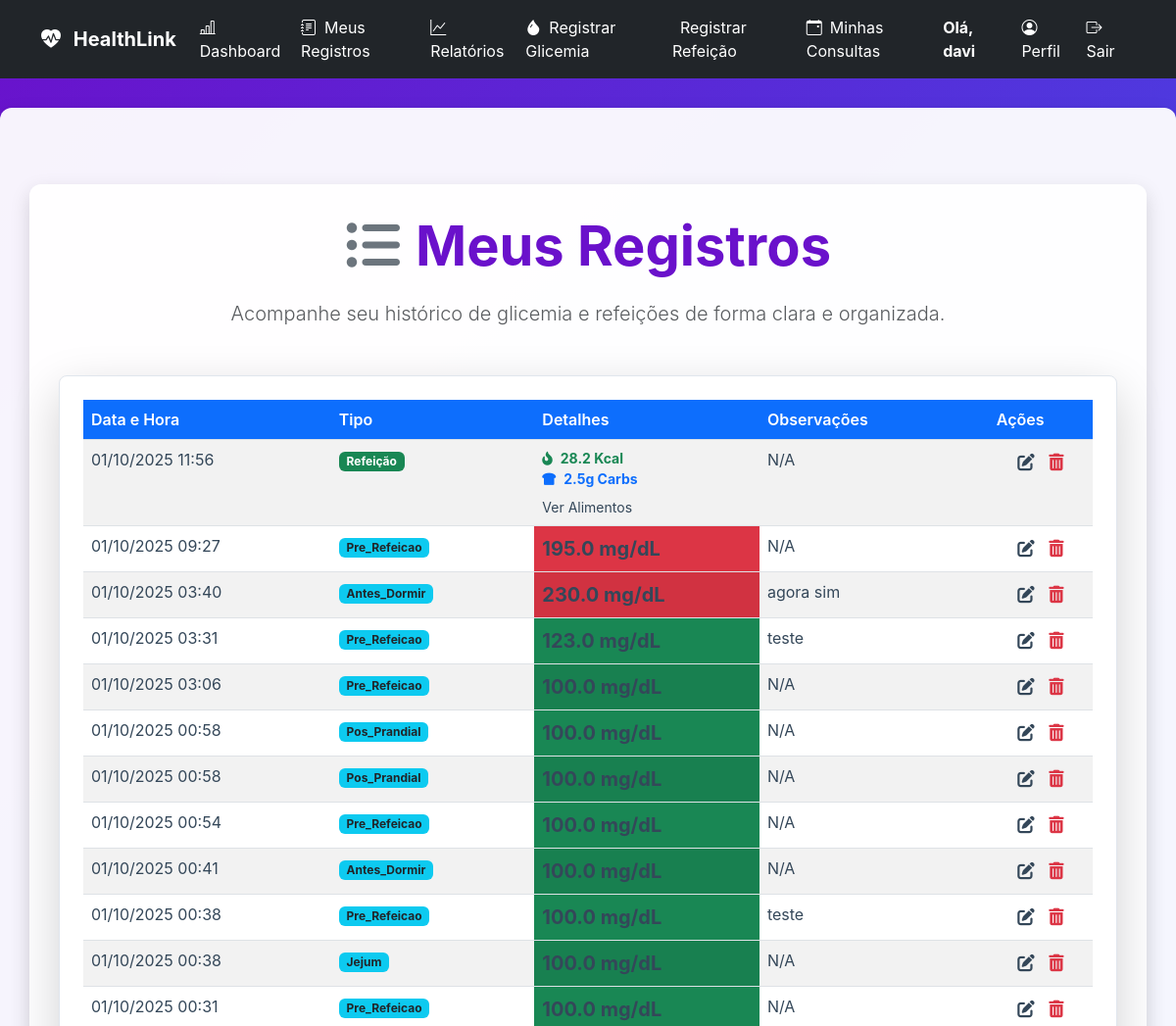
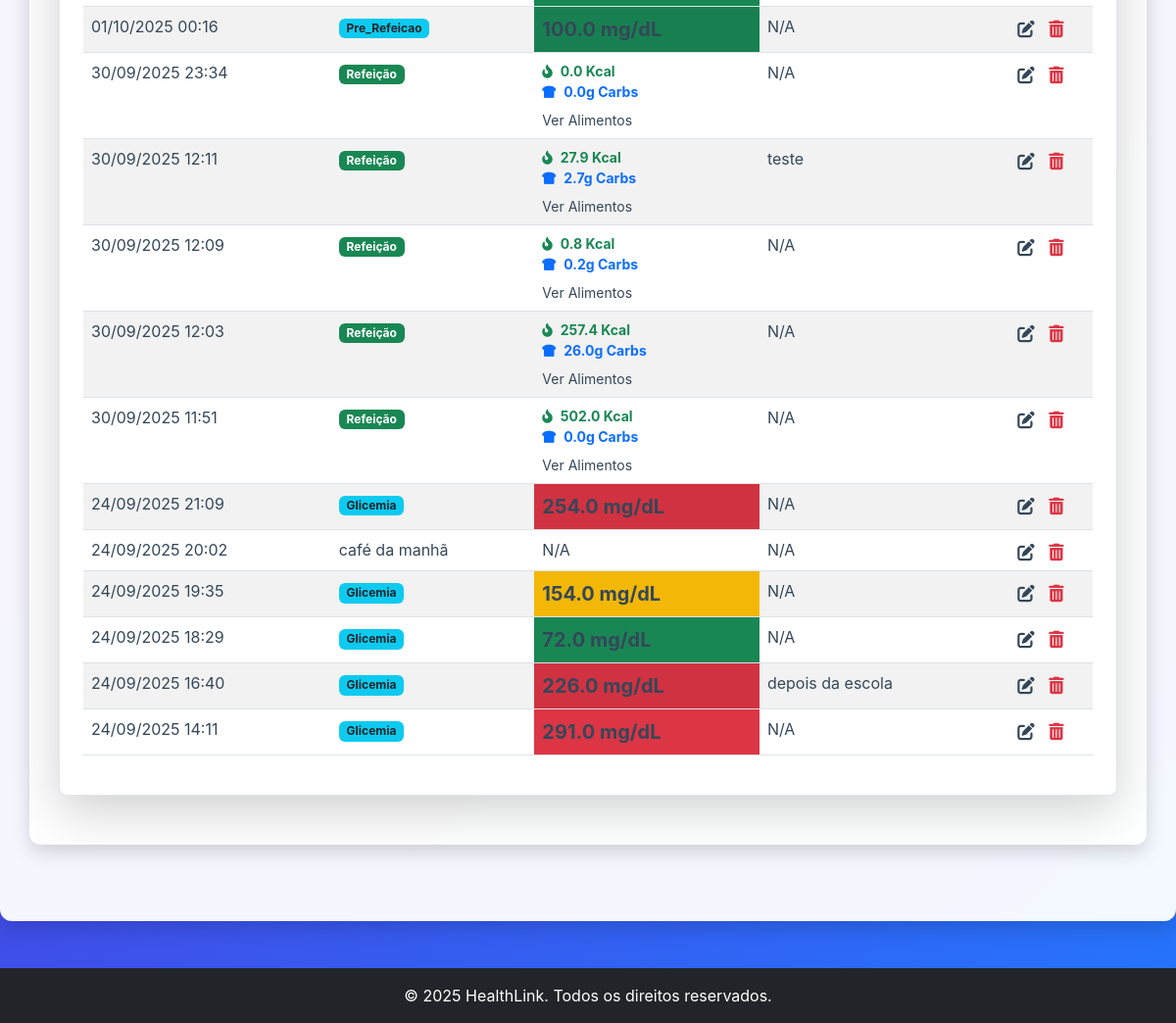
The page /registros (signed in) on the database its author committed (2 pictures, top to bottom).
### tables this page shows
CREATE TABLE users (
                    id INTEGER PRIMARY KEY,
                    username TEXT UNIQUE NOT NULL,
                    password_hash TEXT NOT NULL,
                    role TEXT NOT NULL DEFAULT 'paciente',
                    email TEXT,
                    nome TEXT,
                    razao_ic REAL,
                    fator_sensibilidade REAL,
                    data_nascimento TEXT,
                    sexo TEXT
                , nome_completo TEXT, telefone TEXT, medico_id INTEGER, meta_glicemia INTEGER, documento TEXT, crm TEXT, especialidade TEXT, cns TEXT);

CREATE TABLE registros (
                    id INTEGER PRIMARY KEY,
                    user_id INTEGER NOT NULL,
                    data_hora TEXT NOT NULL,
                    tipo TEXT NOT NULL,
                    valor REAL,
                    observacoes TEXT,
                    alimentos_json TEXT,
                    total_calorias REAL,
                    total_carbs REAL,
                    FOREIGN KEY (user_id) REFERENCES users (id)
                );

### app.py (the view)
@app.route('/registros')
@login_required
def registros():
    registros_brutos = db_manager.carregar_registros(current_user.id)
    registros_prontos = formatar_registros_para_exibicao(registros_brutos)
    return render_template(
        'registros.html',
        registros=registros_prontos,
        get_status_class=get_status_class
    )

### app.py (called while the page is built)
def get_status_class(valor_glicemia):
    try:
        valor = float(valor_glicemia)
    except (ValueError, TypeError):
        return 'bg-secondary'
    if valor < 70:
        return 'bg-danger'
    elif 70 <= valor <= 130:
        return 'bg-success'
    elif 130 < valor <= 180:
        return 'bg-warning'
    else:
        return 'bg-danger'

@app.context_processor
def inject_now():
    return {'now': datetime.now}

### database_manager.py (called while the page is built)
    def get_db_connection(self):
        conn = sqlite3.connect(self.db_path)
        conn.execute("PRAGMA foreign_keys = ON;")
        conn.row_factory = sqlite3.Row
        return conn

    def carregar_usuario_por_id(self, user_id):
        conn = self.get_db_connection()
        user_data = conn.execute(
            "SELECT id, username, role, email, nome_completo, razao_ic, fator_sensibilidade, data_nascimento, sexo, telefone, medico_id FROM users WHERE id = ?",
            (user_id,)
        ).fetchone()
        conn.close()
        return dict(user_data) if user_data else None

    def carregar_registros(self, user_id):
        sql = """
            SELECT
            id,
            data_hora,
            tipo,
            valor,
            observacoes,
            alimentos_json,  /* 🚨 CORRIGIDO */
            total_calorias,
            total_carbs      /* 🚨 NOME CORRETO PARA CARBOIDRATOS */
        FROM registros
        WHERE user_id = ?
        ORDER BY data_hora DESC
    """
        with self.get_db_connection() as conn:
            cursor = conn.cursor()
        try:
            cursor.execute(sql, (user_id,))
            registros = cursor.fetchall()
            return [dict(row) for row in registros]
        except sqlite3.OperationalError as e:
            print(f"Erro ao carregar registros: {e}")
            return []

### models.py (called while the page is built)
    @property
    def is_paciente(self):
        return self.role == 'paciente' or self.role == 'user'

### templates/registros.html (shortened to what this page needs)
{% extends 'base.html' %}
{% block content %}
<div class="container my-5">
    <div class="text-center mb-5">
        <h1 class="display-4 fw-bold">
            <i class="fas fa-list-ul me-3 text-secondary"></i>Meus Registros
        </h1>
        <p class="lead text-muted">Acompanhe seu histórico de glicemia e refeições de forma clara e organizada.</p>
    </div>
    <div class="card p-4 shadow-lg rounded-3">
        <div class="table-responsive">
            <table class="table table-striped table-hover records-table">
                <thead>
                    <tr>
                        <th scope="col" class="text-white bg-primary rounded-top-start">Data e Hora</th>
                        <th scope="col" class="text-white bg-primary">Tipo</th>
                        <th scope="col" class="text-white bg-primary">Detalhes</th>
                        <th scope="col" class="text-white bg-primary">Observações</th>
                        <th scope="col" class="text-white bg-primary rounded-top-end">Ações</th>
                    </tr>
                </thead>
                <tbody>
                    {% if registros %}
                    {% for registro in registros %}
                    <tr>
                        <td>
                            {{ registro.data_hora.strftime('%d/%m/%Y %H:%M') if registro.data_hora else 'N/A' }}
                        </td>
                        <td>
                            {% if registro.is_glicemia %}
                            <span class="badge bg-info text-dark">{{ registro.tipo_exibicao }}</span>
                            {% elif registro.is_refeicao %}
                            <span class="badge bg-success">{{ registro.tipo_exibicao }}</span>
                            {% else %}
                            {{ registro.tipo }}
                            {% endif %}
                        </td>
                        {% if registro.is_glicemia %}
                        {% set glicemia_valor = registro.valor | default(0.0) | float %}
                        <td class="glicemia-status {{ get_status_class(glicemia_valor) }}">
                            <span class="fw-bold fs-5">
                                {{ "{:.1f}".format(glicemia_valor) }} mg/dL
                            </span>
                        </td>
                        {% elif registro.is_refeicao %}
                        <td>
                            <div class="d-flex flex-column">
                                <small class="text-muted">
                                    <i class="fas fa-fire-alt me-1 text-success"></i>
                                    <span class="fw-bold text-success">{{ "{:.1f}".format(registro.total_calorias |
                                        default(0.0) | float) }} Kcal</span>
                                    <br>
                                    <i class="fas fa-bread-slice me-1 text-primary"></i>
                                    <span class="fw-bold text-primary">{{ "{:.1f}".format(registro.total_carbs |
                                        default(0.0) | float) }}g Carbs</span>
                                </small>
                                {% if registro.alimentos_json %}
                                <a href="#" class="mt-2 text-decoration-none small" data-bs-toggle="modal"
                                    data-bs-target="#alimentosModal{{ registro.id | string }}">Ver Alimentos</a>
                                {% endif %}
                            </div>
                        </td>
                        {% else %}
                        <td>N/A</td>
                        {% endif %}
                        <td>{{ registro.observacoes if registro.observacoes else 'N/A' }}</td>
                        <td class="action-buttons text-center">
                            <a href="{{ url_for('editar_registo', id=registro.id) }}"
                                class="btn btn-sm btn-link text-warning p-0 me-2" data-bs-toggle="tooltip"
                                data-bs-placement="top" title="Editar Registro">
                            </a>
                            <form action="{{ url_for('excluir_registo', id=registro.id) }}" method="post"
                                onsubmit="return confirm('Tem certeza que deseja excluir este registro?');"
                                style="display: inline;">
                                <button type="submit" class="btn btn-sm btn-link text-danger p-0"
                                    data-bs-toggle="tooltip" data-bs-placement="top" title="Excluir Registro">
                                </button>
                            </form>
                        </td>
                    </tr>
                    {% endfor %}
                    {% else %}
                    <tr>
                        <td colspan="5" class="text-center text-muted py-4">Nenhum registro encontrado.</td>
                    </tr>
                    {% endif %}
                </tbody>
            </table>
        </div>
    </div>
</div>
{% endblock %}

### templates/base.html (shortened to what this page needs)
<!DOCTYPE html>
<html lang="pt-br">
<head>
    <link href="https://cdn.jsdelivr.net/npm/bootstrap@5.3.0/dist/css/bootstrap.min.css" rel="stylesheet">
    <link href="https://cdn.jsdelivr.net/npm/bootstrap-icons/font/bootstrap-icons.css" rel="stylesheet">
    <link rel="stylesheet" href="https://cdnjs.cloudflare.com/ajax/libs/font-awesome/6.0.0-beta3/css/all.min.css">
    <link rel="stylesheet" href="{{ url_for('static', filename='css/style.css') }}">
</head>
<body>
    <nav class="navbar navbar-expand-lg navbar-dark bg-dark">
        <div class="container">
            <a class="navbar-brand fw-bold" href="{{ url_for('index') }}">
                <i class="bi bi-heart-pulse-fill me-2"></i> HealthLink
            </a>
            <div class="collapse navbar-collapse" id="navbarNav">
                <ul class="navbar-nav me-auto">
                    {% if current_user.is_authenticated %}
                    <li class="nav-item">
                        <a class="nav-link" href="{{ url_for('dashboard') }}">
                            <i class="bi bi-bar-chart-line me-2"></i>Dashboard
                        </a>
                    </li>
                    {% if current_user.is_paciente %}
                    <li class="nav-item">
                        <a class="nav-link" href="{{ url_for('registros') }}">
                            <i class="bi bi-journal-text me-2"></i>Meus Registros
                        </a>
                    </li>
                    <li class="nav-item">
                        <a class="nav-link" href="{{ url_for('relatorios.relatorios_page') }}">
                            <i class="bi bi-graph-up me-2"></i>Relatórios
                        </a>
                    </li>
                    <li class="nav-item">
                        <a class="nav-link" href="{{ url_for('registrar_glicemia') }}">
                            <i class="bi bi-droplet-fill me-2"></i>Registrar Glicemia
                        </a>
                    </li>
                    <li class="nav-item">
                        <a class="nav-link" href="{{ url_for('registrar_refeicao') }}">
                            Registrar Refeição
                        </a>
                    </li>
                    <li class="nav-item">
                        <a class="nav-link" href="{{ url_for('minhas_consultas') }}">
                            <i class="bi bi-calendar-event me-2"></i>Minhas Consultas
                        </a>
                    </li>
                    {% endif %}
                    {% endif %}
                </ul>
                <ul class="navbar-nav">
                    {% if current_user.is_authenticated %}
                    <li class="nav-item me-3 d-flex align-items-center">
                        <span class="navbar-text text-white fw-bold">
                            Olá, {{ current_user.username or current_user.nome_completo }}
                        </span>
                    </li>
                    <li class="nav-item">
                        <a class="nav-link" href="{{ url_for('perfil_paciente', paciente_id=current_user.id) }}">
                            <i class="bi bi-person-circle me-2"></i>Perfil
                        </a>
                    </li>
                    <li class="nav-item">
                        <a class="nav-link text-danger" href="{{ url_for('logout') }}">
                            <i class="bi bi-box-arrow-right me-2"></i>Sair
                        </a>
                    </li>
                    {% endif %}
                </ul>
            </div>
        </div>
    </nav>
    <main id="main-content">
        <div class="container">
            {% block content %}
            {% endblock %}
        </div>
    </main>
    <footer class="text-white text-center py-3 mt-5 bg-dark">
        &copy; {{ now().year }} HealthLink. Todos os direitos reservados.
    </footer>
</body>
</html>

### static/css/style.css (style rules this page uses)
:root { --primary-color: #007bff; --accent-color: #6a11cb; --text-dark: #344759; --text-light: white; --gradient-bg: linear-gradient(135deg, #6a11cb 0%, #2575fc 100%); --success-color: #28a745; --danger-color: #dc3545; --info-color: #17a2b8; --shadow-sm: 0 2px 4px rgba(0, 0, 0, 0.1); --shadow-lg: 0 8px 20px rgba(0, 0, 0, 0.15); }
body, html { margin: 0; padding: 0; height: 100%; font-family: -apple-system, BlinkMacSystemFont, "Segoe UI", Roboto, "Helvetica Neue", Arial, sans-serif; color: var(--text-dark); }
#app-wrapper, body { background: var(--gradient-bg); min-height: 100vh; }
#main-content .container { background-color: rgba(255, 255, 255, 0.95); padding: 30px; border-radius: 12px; box-shadow: var(--shadow-lg); max-width: 1200px; width: 100%; margin-top: 30px; }
.navbar-nav .nav-link, .navbar-brand { color: var(--text-light) !important; }
h1, h2, h3 { color: var(--accent-color); margin-top: 0; margin-bottom: 20px; }
.card { background-color: white; border: 1px solid #e0e6ed; border-radius: 8px; box-shadow: var(--shadow-sm); padding: 20px; margin-bottom: 20px; }
.table th { background-color: var(--accent-color); color: white; font-weight: bold; }
.table td { color: var(--text-dark); }
.card a, .card h6, .card p { color: var(--text-dark) !important; background: transparent !important; }
.table thead { background-color: #5d2590; }
.table th { color: white; font-weight: 600; }

### rows shown on the page
users: username "davi"
registros: data_hora "01/10/2025 11:56", tipo_exibicao "Refeição", total_calorias "28.2", total_carbs "2.5", observacoes "N/A"
registros: data_hora "01/10/2025 09:27", tipo_exibicao "Pre_Refeicao", valor "195.0", observacoes "N/A"
registros: data_hora "01/10/2025 03:40", tipo_exibicao "Antes_Dormir", valor "230.0", observacoes "agora sim"
registros: data_hora "01/10/2025 03:31", tipo_exibicao "Pre_Refeicao", valor "123.0", observacoes "teste"
registros: data_hora "01/10/2025 03:06", tipo_exibicao "Pre_Refeicao", valor "100.0", observacoes "N/A"
registros: data_hora "01/10/2025 00:58", tipo_exibicao "Pos_Prandial", valor "100.0", observacoes "N/A"
registros: data_hora "01/10/2025 00:58", tipo_exibicao "Pos_Prandial", valor "100.0", observacoes "N/A"
registros: data_hora "01/10/2025 00:54", tipo_exibicao "Pre_Refeicao", valor "100.0", observacoes "N/A"
registros: data_hora "01/10/2025 00:41", tipo_exibicao "Antes_Dormir", valor "100.0", observacoes "N/A"
registros: data_hora "01/10/2025 00:38", tipo_exibicao "Pre_Refeicao", valor "100.0", observacoes "teste"
registros: data_hora "01/10/2025 00:38", tipo_exibicao "Jejum", valor "100.0", observacoes "N/A"
registros: data_hora "01/10/2025 00:31", tipo_exibicao "Pre_Refeicao", valor "100.0", observacoes "N/A"
registros: data_hora "01/10/2025 00:16", tipo_exibicao "Pre_Refeicao", valor "100.0", observacoes "N/A"
registros: data_hora "30/09/2025 23:34", tipo_exibicao "Refeição", total_calorias "0.0", total_carbs "0.0", observacoes "N/A"
registros: data_hora "30/09/2025 12:11", tipo_exibicao "Refeição", total_calorias "27.9", total_carbs "2.7", observacoes "teste"
registros: data_hora "30/09/2025 12:09", tipo_exibicao "Refeição", total_calorias "0.8", total_carbs "0.2", observacoes "N/A"
registros: data_hora "30/09/2025 12:03", tipo_exibicao "Refeição", total_calorias "257.4", total_carbs "26.0", observacoes "N/A"
registros: data_hora "30/09/2025 11:51", tipo_exibicao "Refeição", total_calorias "502.0", total_carbs "0.0", observacoes "N/A"
registros: data_hora "24/09/2025 21:09", tipo_exibicao "Glicemia", valor "254.0", observacoes "N/A"
registros: data_hora "24/09/2025 20:02", tipo "café da manhã", shows "N/A", observacoes "N/A"
registros: data_hora "24/09/2025 19:35", tipo_exibicao "Glicemia", valor "154.0", observacoes "N/A"
registros: data_hora "24/09/2025 18:29", tipo_exibicao "Glicemia", valor "72.0", observacoes "N/A"
registros: data_hora "24/09/2025 16:40", tipo_exibicao "Glicemia", valor "226.0", observacoes "depois da escola"
registros: data_hora "24/09/2025 14:11", tipo_exibicao "Glicemia", valor "291.0", observacoes "N/A"
